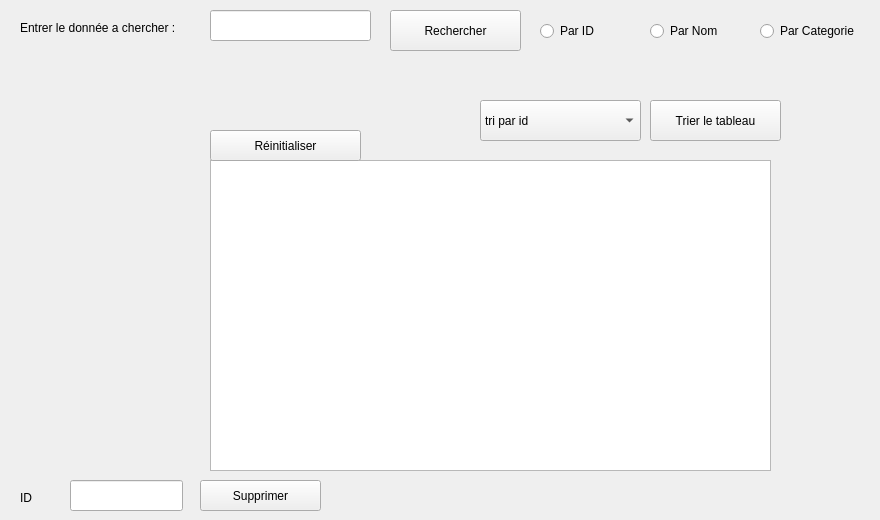
        <widget class="QWidget" name="tab_4">
         <attribute name="title">
          <string>Afficher Les Produits</string>
         </attribute>
         <widget class="QTableView" name="tableView_A">
          <property name="geometry">
           <rect>
            <x>210</x>
            <y>160</y>
            <width>561</width>
            <height>311</height>
           </rect>
          </property>
         </widget>
         <widget class="QPushButton" name="pushButton_6">
          <property name="geometry">
           <rect>
            <x>200</x>
            <y>480</y>
            <width>121</width>
            <height>31</height>
           </rect>
          </property>
          <property name="text">
           <string>Supprimer</string>
          </property>
         </widget>
         <widget class="QLineEdit" name="textDelete_2">
          <property name="geometry">
           <rect>
            <x>70</x>
            <y>480</y>
            <width>113</width>
            <height>31</height>
           </rect>
          </property>
         </widget>
         <widget class="QLabel" name="label_15">
          <property name="geometry">
           <rect>
            <x>20</x>
            <y>490</y>
            <width>21</width>
            <height>16</height>
           </rect>
          </property>
          <property name="text">
           <string>ID</string>
          </property>
         </widget>
         <widget class="QPushButton" name="TRI">
          <property name="geometry">
           <rect>
            <x>650</x>
            <y>100</y>
            <width>131</width>
            <height>41</height>
           </rect>
          </property>
          <property name="text">
           <string>Trier le tableau</string>
          </property>
         </widget>
         <widget class="QComboBox" name="choixTrie">
          <property name="geometry">
           <rect>
            <x>480</x>
            <y>100</y>
            <width>161</width>
            <height>41</height>
           </rect>
          </property>
          <property name="toolTipDuration">
           <number>-1</number>
          </property>
          <property name="currentIndex">
           <number>0</number>
          </property>
          <item>
           <property name="text">
            <string>tri par id</string>
           </property>
          </item>
          <item>
           <property name="text">
            <string>tri par categorie</string>
           </property>
          </item>
          <item>
           <property name="text">
            <string>tri par nom</string>
           </property>
          </item>
         </widget>
         <widget class="QPushButton" name="recherche_produit">
          <property name="geometry">
           <rect>
            <x>390</x>
            <y>10</y>
            <width>131</width>
            <height>41</height>
           </rect>
          </property>
          <property name="text">
           <string>Rechercher</string>
          </property>
         </widget>
         <widget class="QLineEdit" name="recherche_produit_2">
          <property name="geometry">
           <rect>
            <x>210</x>
            <y>10</y>
            <width>161</width>
            <height>31</height>
           </rect>
          </property>
         </widget>
         <widget class="QLabel" name="rehcerche_produit">
          <property name="geometry">
           <rect>
            <x>20</x>
            <y>20</y>
            <width>171</width>
            <height>16</height>
           </rect>
          </property>
          <property name="text">
           <string>Entrer le donnée a chercher :</string>
          </property>
         </widget>
         <widget class="QRadioButton" name="produit1">
          <property name="geometry">
           <rect>
            <x>540</x>
            <y>20</y>
            <width>99</width>
            <height>22</height>
           </rect>
          </property>
          <property name="text">
           <string>Par ID</string>
          </property>
         </widget>
         <widget class="QRadioButton" name="produit2">
          <property name="geometry">
           <rect>
            <x>650</x>
            <y>20</y>
            <width>99</width>
            <height>22</height>
           </rect>
          </property>
          <property name="text">
           <string>Par Nom</string>
          </property>
         </widget>
         <widget class="QRadioButton" name="produit3">
          <property name="geometry">
           <rect>
            <x>760</x>
            <y>20</y>
            <width>111</width>
            <height>22</height>
           </rect>
          </property>
          <property name="text">
           <string>Par Categorie</string>
          </property>
         </widget>
         <widget class="QPushButton" name="Afficher_Produit">
          <property name="geometry">
           <rect>
            <x>210</x>
            <y>130</y>
            <width>151</width>
            <height>31</height>
           </rect>
          </property>
          <property name="text">
           <string>Réinitialiser</string>
          </property>
         </widget>
        </widget>
